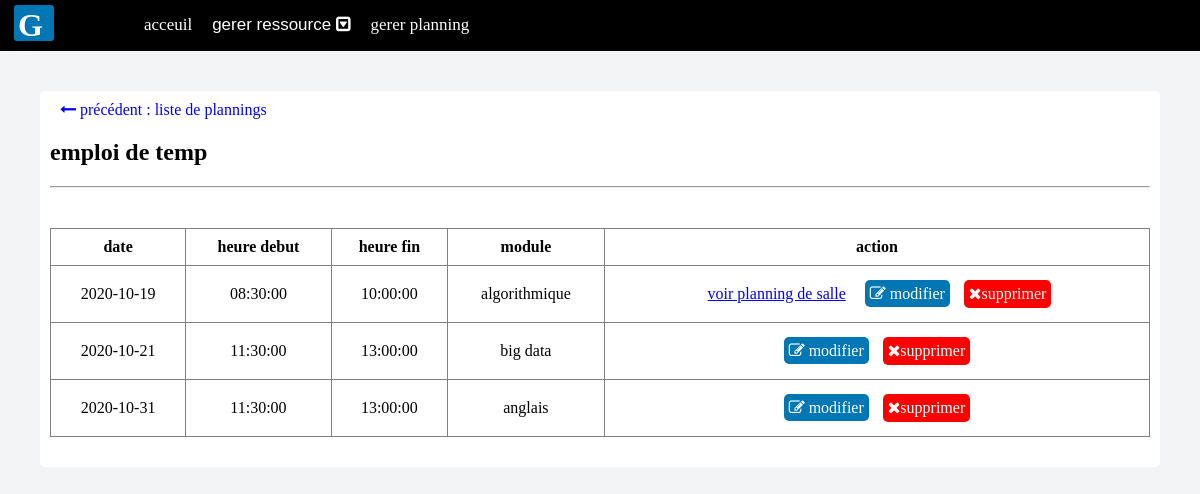
/voir.php?d=6, run on the app's committed database.
### tables this page shows
CREATE TABLE `module` (
  `id_module` int(11) NOT NULL,
  `nom_module` varchar(45) NOT NULL,
  `id_e` char(4) DEFAULT NULL,
  `id_n` int(11) NOT NULL,
  `id_h` int(11) NOT NULL DEFAULT 0,
  `id_p` int(11) DEFAULT NULL
);

CREATE TABLE `horaire_examen` (
  `id_h` int(11) NOT NULL,
  `date_h` date NOT NULL,
  `heure_debut` time NOT NULL,
  `heure_fin` time NOT NULL
);

### voir.php (the view, shortened to what this page needs)
<!DOCTYPE html>
<html >
	<head>
		<link rel="stylesheet" type="text/css" href="pA.css">
			<link rel="stylesheet" href="https://maxcdn.bootstrapcdn.com/font-awesome/4.7.0/css/font-awesome.min.css">
	</head>
	<body>
		<?php require_once 'dash.php';
			require_once 'model.php';
 	   $q=$bd->query("SELECT * FROM `module` INNER join niveau_de_formation on module.id_n=niveau_de_formation.id_n INNER join horaire_examen ON horaire_examen.id_h=module.id_h where module.id_n='".$_GET['d']."' and module.id_h!=0");
		?>
			<div class="io">
		<a style="color: blue;" href="emploi_v1.php"><i class="fa fa-long-arrow-left"></i> précédent : liste de plannings</a>
		<h2>emploi de temp</h2>
	 <hr>
	 <table border="1" width="100%">
	 	<tr>
	 	     	<th>date</th>
				  <th>heure debut</th>
					<th>heure fin</th>
					<th>module</th>
					<th>action</th>
	 	</tr>
		<tr>
			<?php
		 while ($t=$q->fetch()){
          	   $v1=$bd->query("select count(*) as c from effectuer where id_h =".$t['id_h']);
 	      	   $v1 = $v1->fetch();
 	    		 ?>
			<tr>
			<td><?php echo $t['date_h'];?></td>
			<td><?php echo $t['heure_debut'];?></td>
				<td><?php echo $t['heure_fin'];?></td>
						<td><?php echo $t['nom_module'];?></td>
			<td>
				<?php
				if ($v1['c'] != 0) {
					?>
						<a href="planning_salle.php?id=<?php echo $t['id_h']; ?>&de=<?php echo $_GET['d'];?>&n=<?php echo $t['nom_n']; ?>&s= <?php echo $t['specialité']; ?>" style="color: blue;text-decoration: underline;">voir planning de salle</a>
					<?php
				}
				?>
   <a id="ml" href="modifier_ho.php?id=<?php echo $t['id_h']; ?>&m=<?php echo $t['nom_module']; ?>&im=<?php echo $t['id_module']; ?>&hd=<?php echo $t['heure_debut'];?>&d=<?php echo $t['date_h'];?>&de=<?php echo $_GET['d'];?>"><i class="fa fa-edit"></i> modifier</a>
	 <button id="s" type="button" onclick="delete_r('delete_ho.php?idh=','<?php echo $t['id_h']."&idm=".$t['id_module']."&de=".$_GET['d'];?>' )"><i class="fa fa-times"></i>supprimer</button></td>
			<?php
		} ?>
		</tr>
	 </table>
	 </div>
	</body>
</html>

### pA.css (style rules this page uses)
table { margin-top: 40px; width: 100%; text-align: center; border-collapse: collapse; }
th,td { padding: 9px; }
#s { background-color: red; border: none; }
#ml { background-color: #0077b5; }
.io a,.io button { border-radius: 5px; text-decoration: none; color: white; padding: 5px; font-size: 16px; font-family: 'Crimson Text', serif; margin: 5px; }
.io { color: black; background-color: white; padding: 10px; padding-bottom: 30px; margin: 40px; border-radius: 5px; }

### h.css (style rules this page uses)
body { color: white; margin: 0; background-image: linear-gradient(rgb(0,0,0),rgba(0,0,0,0.6), rgb(0,0,0)) ,url("Capture.JPG"); background-size: cover; }
html { width: 100%; height: 100%; }

### o.css (style rules this page uses)
body { margin: 0; background-color: #f2f4f6; background-image: none; }

### voir.php (style rules this page uses)
.io { color: black; }

### data on the page
module: id_h.date_h "2020-10-19", id_h.heure_debut "08:30:00", id_h.heure_fin "10:00:00", nom_module "algorithmique"
module: id_h.date_h "2020-10-21", id_h.heure_debut "11:30:00", id_h.heure_fin "13:00:00", nom_module "big data"
module: id_h.date_h "2020-10-31", id_h.heure_debut "11:30:00", id_h.heure_fin "13:00:00", nom_module "anglais"
